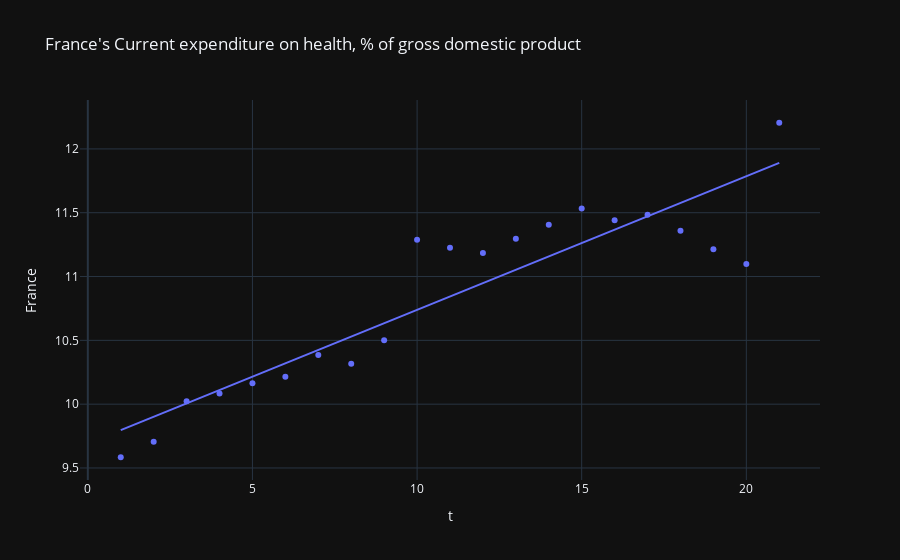
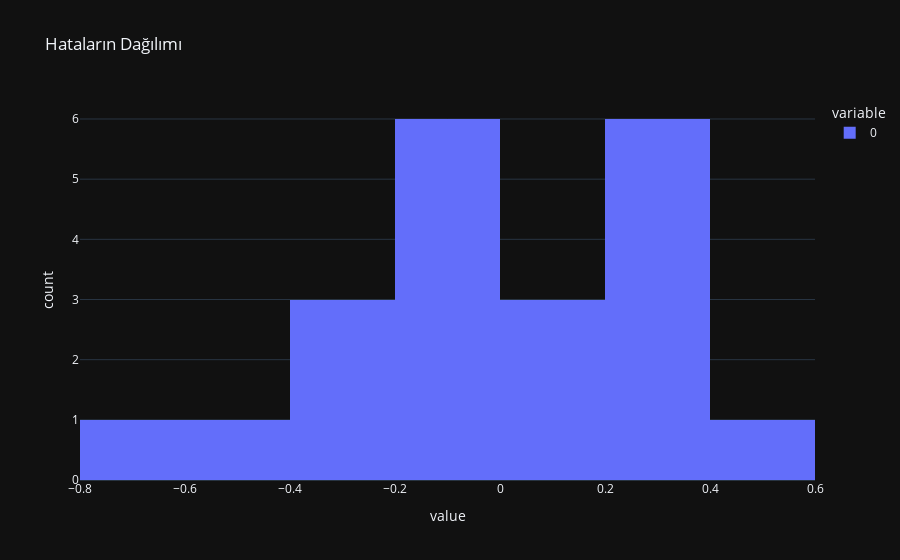
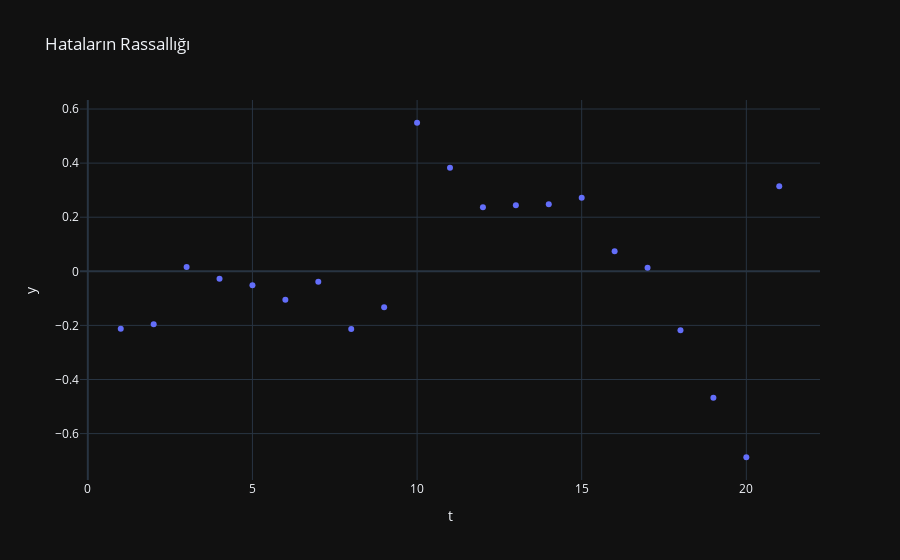
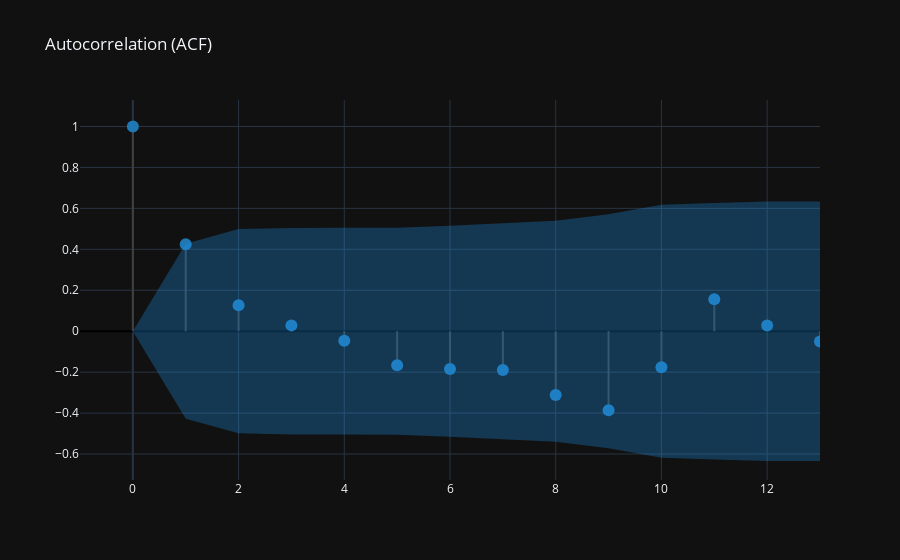

Notebook cell for these charts, in order:
### Code cell
for country in country_name:
    print("###########################")
    print(f"{country}'nin Zaman Serisi Analizi")
    print("###########################")

    trendlin = express.scatter(
        df_2,
        x="t",
        y=f"{country}",
        title=f"{country}'s Current expenditure on health, % of gross domestic product",
        trendline = "ols"
    )

    trendlin.show()
    linear_model = ols(f"{country} ~ t", data=df_2).fit()
    print(linear_model.summary())
    print(" ", end="\n")
    print("###########################")
    print("Verinin Durağanlık Kontrolü", end="\n\n")
    print("H0: Seri durağan değildir.")
    print("H1: Seri durağandır.", end="\n\n")
    adfullerx = adfuller(df_2[[f"{country}"]])
    print(f'Test Stat = {round(adfullerx[0], 4)}, p-value = {round(adfullerx[1], 4)}')

    if adfullerx[1]<0.05:
        print("p-value 0.05'ten küçüktür. H0 hipotezi reddedilmiştir. Yani seri durağandır.")
    elif adfullerx[1]>0.05:
        print("p-value 0.05'ten büyüktür. H0 hipotezi reddedilememiştir. Yani seri durağan değildir.", end="\n\n")
    print("###########################")
    print("Hataların Normal Dağılması", end="\n\n")
    residual_values = linear_model.resid

    print("H0: Normal dağılım varsayımı sağlanmaktadır.")
    print("H1: Normal dağılım varsayımı sağlanmamaktadır.", end="\n\n")

    test_stat, pvalue = stats.shapiro(residual_values)
    print(f'Test Stat = {round(test_stat, 4)}, p-value = {round(pvalue, 4)}')
    if pvalue<0.05:
        print("p-value 0.05'ten küçüktür. H0 hipotezi reddedilmiştir. Hatalar normal dağılmamıştır.")
    elif pvalue>0.05:
        print("p-value 0.05'ten büyüktür. H0 hipotezi reddedilememiştir. Yani hatalar normal dağılmıştır.", end="\n\n")
    hist = express.histogram(residual_values, title="Hataların Dağılımı")
    hist.show()

    print("###########################")
    print("Hataların Rassallığı", end="\n\n")

    print("     Hataların Durağanlığı", end="\n\n")

    adfullery = adfuller(residual_values)
    print(f'Test Stat = {round(adfullery[0], 4)}, p-value = {round(adfullery[1], 4)}')

    if adfullery[1]<0.05:
        print("p-value 0.05'ten küçüktür. H0 hipotezi reddedilmiştir. Hatalar durağandır.")
    elif adfullery[1]>0.05:
        print("p-value 0.05'ten büyüktür. H0 hipotezi reddedilememiştir. Yani hatalar durağan değildir.", end="\n\n")

    resid_scatter = express.scatter(
        df_2,
        x="t",
        y=residual_values,
        title="Hataların Rassallığı"
    )

    resid_scatter.show()


    print("     Hataların Otokorelasyonu", end="\n\n")

    print("Ljung-Box q istatistiğinin Hipotezleri")
    print("H0: Veriler bağımsız (random) olarak dağılmıştır.")
    print("H1: Veriler bağımsız (random) olarak dağılmamıştır.", end="\n\n")

    acf_df = pd.DataFrame(pd.DataFrame(acf(residual_values, qstat=True)).T)
    acf_df.columns = ["ACF", "Ljung-Box q statistic", "p-value"]
    display(acf_df[1:6])

    create_corr_plot(residual_values)

### Figure 1 — Plotly figure (JSON) as saved in the notebook; plotly's stock layout.template omitted (floating-point values rounded to 4 significant figures)
{"data": [{"hovertemplate": "t=%{x}<br>France=%{y}<extra></extra>", "legendgroup": "", "marker": {"color": "#636efa", "symbol": "circle"}, "mode": "markers", "name": "", "orientation": "v", "showlegend": false, "type": "scatter", "x": [1, 2, 3, 4, 5, 6, 7, 8, 9, 10, 11, 12, 13, 14, 15, 16, 17, 18, 19, 20, 21], "xaxis": "x", "y": [9.584, 9.706, 10.02, 10.08, 10.16, 10.21, 10.39, 10.32, 10.5, 11.29, 11.23, 11.19, 11.3, 11.4, 11.53, 11.44, 11.48, 11.36, 11.21, 11.1, 12.21], "yaxis": "y"}, {"hovertemplate": "<b>OLS trendline</b><br>France = 0.104669 * t + 9.69207<br>R<sup>2</sup>=0.831805<br><br>t=%{x}<br>France=%{y} <b>(trend)</b><extra></extra>", "legendgroup": "", "marker": {"color": "#636efa", "symbol": "circle"}, "mode": "lines", "name": "", "showlegend": false, "type": "scatter", "x": [1, 2, 3, 4, 5, 6, 7, 8, 9, 10, 11, 12, 13, 14, 15, 16, 17, 18, 19, 20, 21], "xaxis": "x", "y": [9.797, 9.901, 10.01, 10.11, 10.22, 10.32, 10.42, 10.53, 10.63, 10.74, 10.84, 10.95, 11.05, 11.16, 11.26, 11.37, 11.47, 11.58, 11.68, 11.79, 11.89], "yaxis": "y"}], "layout": {"legend": {"tracegroupgap": 0}, "title": {"text": "France's Current expenditure on health, % of gross domestic product"}, "xaxis": {"anchor": "y", "domain": [0, 1], "title": {"text": "t"}}, "yaxis": {"anchor": "x", "domain": [0, 1], "title": {"text": "France"}}}}

### Figure 2 — Plotly figure (JSON) as saved in the notebook; plotly's stock layout.template omitted (floating-point values rounded to 4 significant figures)
{"data": [{"alignmentgroup": "True", "bingroup": "x", "hovertemplate": "variable=0<br>value=%{x}<br>count=%{y}<extra></extra>", "legendgroup": "0", "marker": {"color": "#636efa", "pattern": {"shape": ""}}, "name": "0", "offsetgroup": "0", "orientation": "v", "showlegend": true, "type": "histogram", "x": [-0.2127, -0.1954, 0.01592, -0.02775, -0.05142, -0.1051, -0.03875, -0.2134, -0.1331, 0.5492, 0.3826, 0.2369, 0.2442, 0.2476, 0.2719, 0.07423, 0.01356, -0.2181, -0.4678, -0.6874, 0.3149], "xaxis": "x", "yaxis": "y"}], "layout": {"barmode": "relative", "legend": {"title": {"text": "variable"}, "tracegroupgap": 0}, "title": {"text": "Hataların Dağılımı"}, "xaxis": {"anchor": "y", "domain": [0, 1], "title": {"text": "value"}}, "yaxis": {"anchor": "x", "domain": [0, 1], "title": {"text": "count"}}}}

### Figure 3 — Plotly figure (JSON) as saved in the notebook; plotly's stock layout.template omitted (floating-point values rounded to 4 significant figures)
{"data": [{"hovertemplate": "t=%{x}<br>y=%{y}<extra></extra>", "legendgroup": "", "marker": {"color": "#636efa", "symbol": "circle"}, "mode": "markers", "name": "", "orientation": "v", "showlegend": false, "type": "scatter", "x": [1, 2, 3, 4, 5, 6, 7, 8, 9, 10, 11, 12, 13, 14, 15, 16, 17, 18, 19, 20, 21], "xaxis": "x", "y": [-0.2127, -0.1954, 0.01592, -0.02775, -0.05142, -0.1051, -0.03875, -0.2134, -0.1331, 0.5492, 0.3826, 0.2369, 0.2442, 0.2476, 0.2719, 0.07423, 0.01356, -0.2181, -0.4678, -0.6874, 0.3149], "yaxis": "y"}], "layout": {"legend": {"tracegroupgap": 0}, "title": {"text": "Hataların Rassallığı"}, "xaxis": {"anchor": "y", "domain": [0, 1], "title": {"text": "t"}}, "yaxis": {"anchor": "x", "domain": [0, 1], "title": {"text": "y"}}}}

### Figure 4 — Plotly figure (JSON) as saved in the notebook; plotly's stock layout.template omitted (floating-point values rounded to 4 significant figures)
{"data": [{"line": {"color": "#3f3f3f"}, "mode": "lines", "showlegend": false, "type": "scatter", "x": [0, 0], "y": [0, 1]}, {"line": {"color": "#3f3f3f"}, "mode": "lines", "showlegend": false, "type": "scatter", "x": [1, 1], "y": [0, 0.4246]}, {"line": {"color": "#3f3f3f"}, "mode": "lines", "showlegend": false, "type": "scatter", "x": [2, 2], "y": [0, 0.1268]}, {"line": {"color": "#3f3f3f"}, "mode": "lines", "showlegend": false, "type": "scatter", "x": [3, 3], "y": [0, 0.02848]}, {"line": {"color": "#3f3f3f"}, "mode": "lines", "showlegend": false, "type": "scatter", "x": [4, 4], "y": [0, -0.04634]}, {"line": {"color": "#3f3f3f"}, "mode": "lines", "showlegend": false, "type": "scatter", "x": [5, 5], "y": [0, -0.1666]}, {"line": {"color": "#3f3f3f"}, "mode": "lines", "showlegend": false, "type": "scatter", "x": [6, 6], "y": [0, -0.1847]}, {"line": {"color": "#3f3f3f"}, "mode": "lines", "showlegend": false, "type": "scatter", "x": [7, 7], "y": [0, -0.1891]}, {"line": {"color": "#3f3f3f"}, "mode": "lines", "showlegend": false, "type": "scatter", "x": [8, 8], "y": [0, -0.3113]}, {"line": {"color": "#3f3f3f"}, "mode": "lines", "showlegend": false, "type": "scatter", "x": [9, 9], "y": [0, -0.3857]}, {"line": {"color": "#3f3f3f"}, "mode": "lines", "showlegend": false, "type": "scatter", "x": [10, 10], "y": [0, -0.1766]}, {"line": {"color": "#3f3f3f"}, "mode": "lines", "showlegend": false, "type": "scatter", "x": [11, 11], "y": [0, 0.1558]}, {"line": {"color": "#3f3f3f"}, "mode": "lines", "showlegend": false, "type": "scatter", "x": [12, 12], "y": [0, 0.02761]}, {"line": {"color": "#3f3f3f"}, "mode": "lines", "showlegend": false, "type": "scatter", "x": [13, 13], "y": [0, -0.04994]}, {"marker": {"color": "#1f77b4", "size": 12}, "mode": "markers", "showlegend": false, "type": "scatter", "x": [0, 1, 2, 3, 4, 5, 6, 7, 8, 9, 10, 11, 12, 13], "y": [1, 0.4246, 0.1268, 0.02848, -0.04634, -0.1666, -0.1847, -0.1891, -0.3113, -0.3857, -0.1766, 0.1558, 0.02761, -0.04994]}, {"line": {"color": "rgba(255,255,255,0)"}, "mode": "lines", "showlegend": false, "type": "scatter", "x": [0, 1, 2, 3, 4, 5, 6, 7, 8, 9, 10, 11, 12, 13], "y": [0, 0.4277, 0.4989, 0.5047, 0.505, 0.5058, 0.5158, 0.5277, 0.54, 0.5718, 0.6176, 0.6268, 0.6338, 0.6341]}, {"fill": "tonexty", "fillcolor": "rgba(32, 146, 230,0.3)", "line": {"color": "rgba(255,255,255,0)"}, "mode": "lines", "showlegend": false, "type": "scatter", "x": [0, 1, 2, 3, 4, 5, 6, 7, 8, 9, 10, 11, 12, 13], "y": [0, -0.4277, -0.4989, -0.5047, -0.505, -0.5058, -0.5158, -0.5277, -0.54, -0.5718, -0.6176, -0.6268, -0.6338, -0.6341]}], "layout": {"title": {"text": "Autocorrelation (ACF)"}, "xaxis": {"range": [-1, 13]}, "yaxis": {"zerolinecolor": "#000000"}}}
